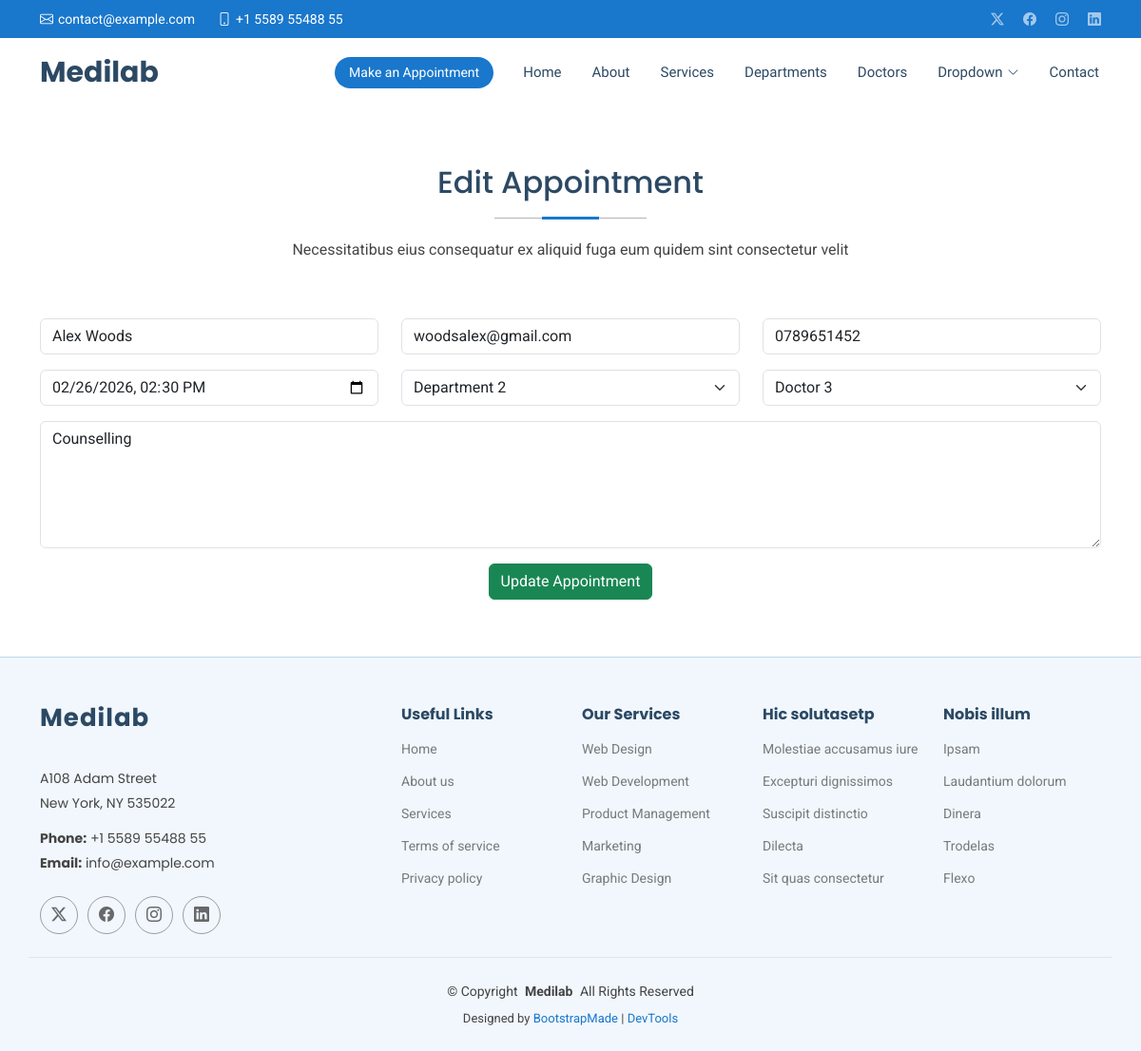
Screenshot of /edit/5 with the database file from the repository.
### CareApp/models.py (models this page shows, shortened)
class MyAppointments(models.Model):
    name = models.CharField(max_length=200)
    email = models.EmailField()
    phone = models.CharField(max_length=50)
    date = models.DateTimeField()
    department = models.CharField(max_length=100)
    doctor = models.CharField(max_length=100)
    message= models.TextField()

### CareApp/views.py (the view)
# urls.py: path('edit/<int:id>', views.edit),
def edit(request, id):
    editappointment= get_object_or_404(MyAppointments, id=id)
    if request.method =='POST':
        editappointment.name = request.POST.get('name')
        editappointment.email = request.POST.get('email')
        editappointment.phone = request.POST.get('phone')
        editappointment.date = request.POST.get('date')
        editappointment.department = request.POST.get('department')
        editappointment.doctor = request.POST.get('doctor')
        editappointment.message = request.POST.get('message')
        editappointment.save()
        return redirect('/show')
    else:
        return render(request,'edit.html', {'editappointment': editappointment})

### template/edit.html (shortened to what this page needs)
{% extends 'starter-page.html'    %}
{%  load static  % }
   {%  block content  %}
    <section id="appointment" class="appointment section">
      <div class="container section-title" data-aos="fade-up">
        <h2>Edit Appointment</h2>
        <p>Necessitatibus eius consequatur ex aliquid fuga eum quidem sint consectetur velit</p>
      </div>
      <div class="container" data-aos="fade-up" data-aos-delay="100">
        <form  method="post" >
          <div class="row">
            <div class="col-md-4 form-group">
              <input type="text" value="{{editappointment.name}}" name="name" class="form-control" id="name" placeholder="Your Name" required="">
            </div>
            <div class="col-md-4 form-group mt-3 mt-md-0">
              <input type="email" value="{{editappointment.email}}" class="form-control" name="email" id="email" placeholder="Your Email" required="">
            </div>
            <div class="col-md-4 form-group mt-3 mt-md-0">
              <input type="tel" value="{{editappointment.phone}}"   class="form-control" name="phone" id="phone" placeholder="Your Phone" required="">
            </div>
          </div>
          <div class="row">
            <div class="col-md-4 form-group mt-3">
              <input type="datetime-local"  value="{{ editappointment.date|date:'Y-m-d\\TH:i' }}" name="date" class="form-control datepicker" id="date" placeholder="Appointment Date" required="">
            </div>
            <div class="col-md-4 form-group mt-3">
              <select name="department" id="department" class="form-select" required="">
            <option value="Department 2" {% if editappointment.department == "Department 2" %}selected{% endif %}>Department 2</option>
              </select>
            </div>
            <div class="col-md-4 form-group mt-3">
              <select name="doctor" id="doctor" class="form-select" required="">
            <option value="Doctor 3" {% if editappointment.doctor == "Doctor 3" %}selected{% endif %}>Doctor 3</option>
              </select>
            </div>
          </div>
          <div class="form-group mt-3">
            <textarea class="form-control" name="message" rows="5" placeholder="Message (Optional)">{{editappointment.message}}</textarea>
          </div>
          <div class="mt-3">
            <div class="text-center"><button type="submit" class="btn btn-success">Update Appointment</button></div>
          </div>
        </form>
      </div>
    </section>

### static/assets/css/main.css (style rules this page uses)
:root { --default-font: "Roboto", system-ui, -apple-system, "Segoe UI", Roboto, "Helvetica Neue", Arial, "Noto Sans", "Liberation Sans", sans-serif, "Apple Color Emoji", "Segoe UI Emoji", "Segoe UI Symbol", "Noto Color Emoji"; --heading-font: "Poppins", sans-serif; --nav-font: "Raleway", sans-serif; }
:root { --background-color: #ffffff; --default-color: #444444; --heading-color: #2c4964; --accent-color: #1977cc; --surface-color: #ffffff; --contrast-color: #ffffff; }
:root { --nav-color: #2c4964; --nav-hover-color: #1977cc; --nav-mobile-background-color: #ffffff; --nav-dropdown-background-color: #ffffff; --nav-dropdown-color: #2c4964; --nav-dropdown-hover-color: #1977cc; }
:root { scroll-behavior: smooth; }
body { color: var(--default-color); background-color: var(--background-color); font-family: var(--default-font); }
h1, h2, h3, h4, h5, h6 { color: var(--heading-color); font-family: var(--heading-font); }
section, .section { color: var(--default-color); background-color: var(--background-color); padding: 60px 0; scroll-margin-top: 72px; overflow: clip; }
.section-title { text-align: center; padding-bottom: 60px; position: relative; }
.section-title h2 { font-size: 32px; font-weight: 500; margin-bottom: 20px; padding-bottom: 20px; position: relative; }
.section-title h2:before { content: ""; position: absolute; display: block; width: 160px; height: 1px; background: color-mix(in srgb, var(--default-color), transparent 60%); left: 0; right: 0; bottom: 1px; margin: auto; }
.section-title h2::after { content: ""; position: absolute; display: block; width: 60px; height: 3px; background: var(--accent-color); left: 0; right: 0; bottom: 0; margin: auto; }
.section-title p { margin-bottom: 0; }

### rows the page displays
MyAppointments: name "Alex Woods", email "woodsalex@gmail.com", phone "0789651452", date "02/26/2026 14:30", department "Department 2", doctor "Doctor 3", message "Counselling"
